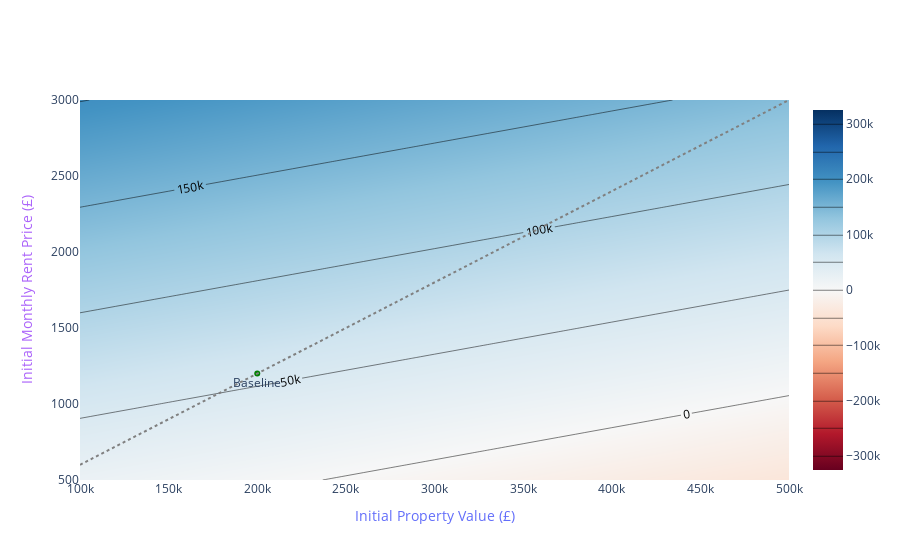

Write notebook code for a chart like this one.
### Markdown cell above
## Property value versus monthly rent

### Code cell
fig = plot_contour_2d("initialPropertyValue", "initialMonthlyRentPrice", False)
fig.add_trace(
    go.Scatter(
        x=[100000, 500000],
        y=[600, 3000],
        showlegend=False,
        mode="lines",
        line={"color": "gray", "dash": "dot"},
    )
)
fig.update_layout(yaxis={"range": [500, 3000]})
fig.show()
save(fig, 'initialPropertyValue-initialMonthlyRentPrice')

### Figure 1 — Plotly figure (JSON) as saved in the notebook; plotly's stock layout.template omitted (floating-point values rounded to 4 significant figures; data arrays with more than 128 entries replaced by an {"elided": "..."} marker saying what was removed)
{"data": [{"colorscale": [[0, "rgb(103,0,31)"], [0.1, "rgb(178,24,43)"], [0.2, "rgb(214,96,77)"], [0.3, "rgb(244,165,130)"], [0.4, "rgb(253,219,199)"], [0.5, "rgb(247,247,247)"], [0.6, "rgb(209,229,240)"], [0.7, "rgb(146,197,222)"], [0.8, "rgb(67,147,195)"], [0.9, "rgb(33,102,172)"], [1, "rgb(5,48,97)"]], "contours": {"coloring": "heatmap", "end": 300000, "showlabels": true, "size": 50000, "start": -300000}, "type": "contour", "x": {"elided": "1066 int values"}, "y": {"elided": "1066 int values"}, "z": {"elided": "1066 float values"}}, {"marker": {"color": "green"}, "mode": "markers+text", "name": "Baseline", "showlegend": false, "text": ["Baseline"], "textposition": "bottom center", "type": "scatter", "x": [200000], "y": [1200]}, {"line": {"color": "gray", "dash": "dot"}, "mode": "lines", "showlegend": false, "type": "scatter", "x": [100000, 500000], "y": [600, 3000]}], "layout": {"xaxis": {"title": {"font": {"color": "#636EFA"}, "text": "Initial Property Value (£)"}}, "yaxis": {"range": [500, 3000], "title": {"font": {"color": "#AB63FA"}, "text": "Initial Monthly Rent Price (£)"}}}}
